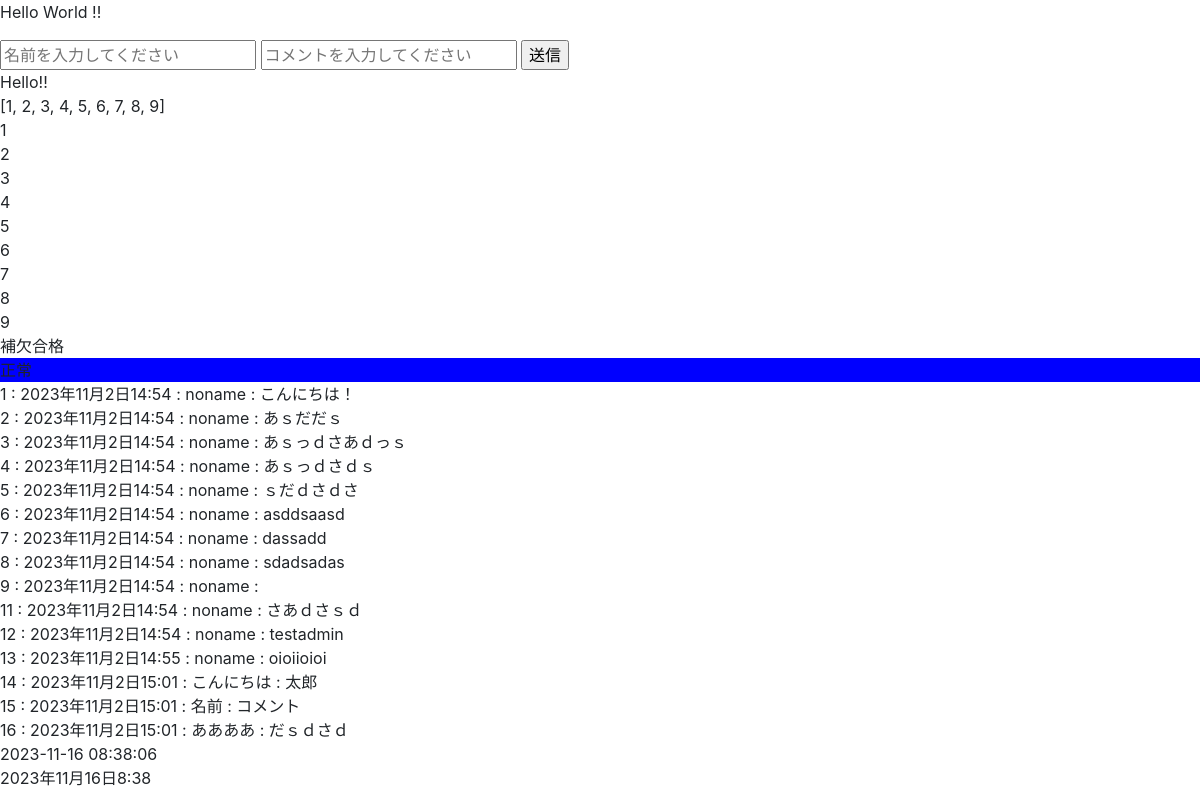
The page / on the database its author committed.
### bbs/models.py (models this page shows)
class Topic(models.Model):
    comment = models.CharField(verbose_name="コメント",max_length=2000)
    dt      = models.DateTimeField(verbose_name="投稿日時",default=timezone.now)
    name    = models.CharField(verbose_name="投稿者の名前",max_length=100)

### bbs/views.py (the view, shortened to what this page needs)
class IndexView(View):
    def get(self, request):
        context = {}
        context["comment"]  = "Hello!!"
        context["numbers"]  = [ 1,2,3,4,5,6,7,8,9 ]
        context["score"]    = 70
        context["status"]   = True
        context["topics"]   = Topic.objects.all()
        """
        context["topics"]   = [ { "id":1 , "comment":"Hello" },
                                { "id":2 , "comment":"Hey" },
                                { "id":3 , "comment":"aaaaaa" },
                                { "id":4 , "comment":"Hello" },
        ]
        """
        context["now"]      = datetime.datetime.now()
        """
        context = { "comment":"Hello!!" }
        """
        return render(request, "bbs/index.html", context)

### templates/bbs/index.html (shortened to what this page needs)
<!DOCTYPE html>
<html lang="ja">
<head>
    <link rel="stylesheet" href="https://stackpath.bootstrapcdn.com/bootstrap/4.4.1/css/bootstrap.min.css">
    <link rel="stylesheet" href="https://pro.fontawesome.com/releases/v5.10.0/css/all.css">
</head>
<body>
    <p>Hello World !!</p>
    <form action="" method="post">
        <input type="text" name="name" placeholder="名前を入力してください">
        <input type="text" name="comment" placeholder="コメントを入力してください">
        <input type="submit" value="送信">
    </form>
    <div>{{ comment }}</div>
    <div>{{ numbers }}</div>
    {% for number in numbers %}
    <div>{{ number }}</div>
    {% endfor %}
    {% if score >= 80 %}
    <div>合格</div>
    {% elif score >= 60 %}
    <div>補欠合格</div>
    {% else %}
    <div>不合格</div>
    {% endif %}
    {% if status %}
    <div style="background:blue;">正常</div>
    {% else %}
    <div style="background:red;">異常</div>
    {% endif %}
    {% for topic in topics %}
    <div>{{ topic.id }} : {{ topic.dt }} : {{ topic.name }} : {{ topic.comment }} </div>
    {% endfor %}
    <div>{{ now|date:"Y-m-d H:i:s" }}</div>
    <div>{{ now }}</div>
</body>
</html>

### rows shown on the page
Topic: id "1", dt "2023年11月2日14:54", name "noname", comment "こんにちは！"
Topic: id "2", dt "2023年11月2日14:54", name "noname", comment "あｓだだｓ"
Topic: id "3", dt "2023年11月2日14:54", name "noname", comment "あｓっｄさあｄっｓ"
Topic: id "4", dt "2023年11月2日14:54", name "noname", comment "あｓっｄさｄｓ"
Topic: id "5", dt "2023年11月2日14:54", name "noname", comment "ｓだｄさｄさ"
Topic: id "6", dt "2023年11月2日14:54", name "noname", comment "asddsaasd"
Topic: id "7", dt "2023年11月2日14:54", name "noname", comment "dassadd"
Topic: id "8", dt "2023年11月2日14:54", name "noname", comment "sdadsadas"
Topic: id "9", dt "2023年11月2日14:54", name "noname"
Topic: id "11", dt "2023年11月2日14:54", name "noname", comment "さあｄさｓｄ"
Topic: id "12", dt "2023年11月2日14:54", name "noname", comment "testadmin"
Topic: id "13", dt "2023年11月2日14:55", name "noname", comment "oioiioioi"
Topic: id "14", dt "2023年11月2日15:01", name "こんにちは", comment "太郎"
Topic: id "15", dt "2023年11月2日15:01", name "名前", comment "コメント"
Topic: id "16", dt "2023年11月2日15:01", name "ああああ", comment "だｓｄさｄ"

### other values the page prints
{{ comment }} "Hello!!"
{{ numbers }} "[1, 2, 3, 4, 5, 6, 7, 8, 9]"
{{ number }} "1" "2" "3" "4" "5" "6" "7" "8" "9"
{{ now|date:"Y-m-d H:i:s" }} "2023-11-16 08:38:06"
{{ now }} "2023年11月16日8:38"
